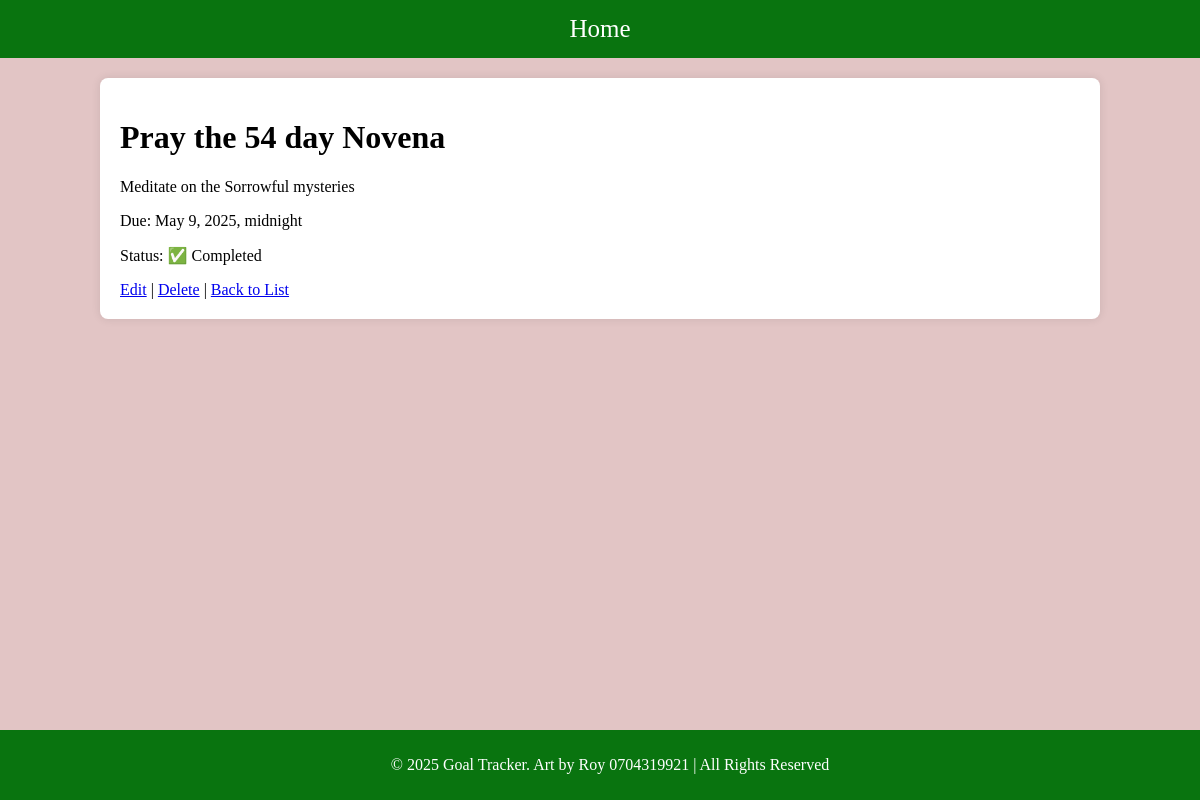
/goal/7/, run on the app's committed database.
### base/models.py (models this page shows, shortened)
class Goal(models.Model):
    title = models.CharField(max_length = 100)
    description = models.TextField(blank = True)
    created_at = models.DateTimeField(auto_now_add=True)
    due_date = models.DateTimeField(blank=True,null=True)
    is_completed = models.BooleanField(default=False)
    class Meta:
        ordering = ["-is_completed"]

### base/views.py (the view)
# urls.py: path('goal/<int:pk>/', views.GoalDetailView.as_view(), name='goal_detail'),
class GoalDetailView(DetailView):
    model = Goal
    template_name = 'base/goal_detail.html'

### base/templates/base/goal_detail.html
{% extends 'base/main.html' %}
{% block content %}
  <h1>{{ object.title }}</h1>
  <p>{{ object.description }}</p>
  <p>Due: {{ object.due_date }}</p>
  <p>Status: {% if object.is_completed %}✅ Completed{% else %}⏳ In Progress{% endif %}</p>
  <a href="{% url 'goal_edit' object.pk %}">Edit</a> |
  <a href="{% url 'goal_delete' object.pk %}">Delete</a> |
  <a href="{% url 'goal_list' %}">Back to List</a>
{% endblock %}

### base/templates/base/main.html (style rules this page uses)
body { font-family: Times, monospace; margin: 0; padding: 0; background-color: #e2c5c5; }

### data on the page
Goal: title "Pray the 54 day Novena", description "Meditate on the Sorrowful mysteries", due_date "May 9, 2025, midnight"
